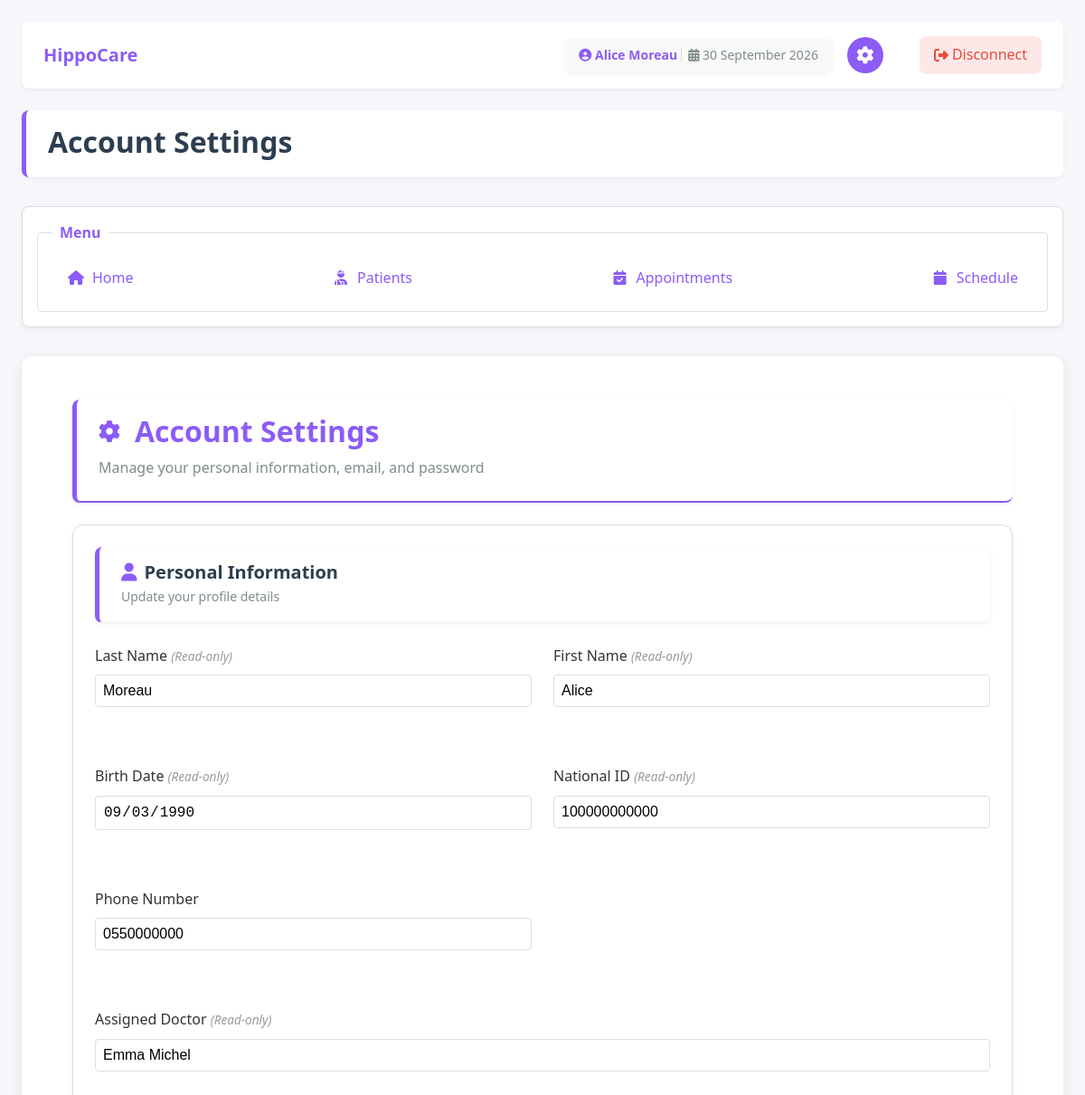
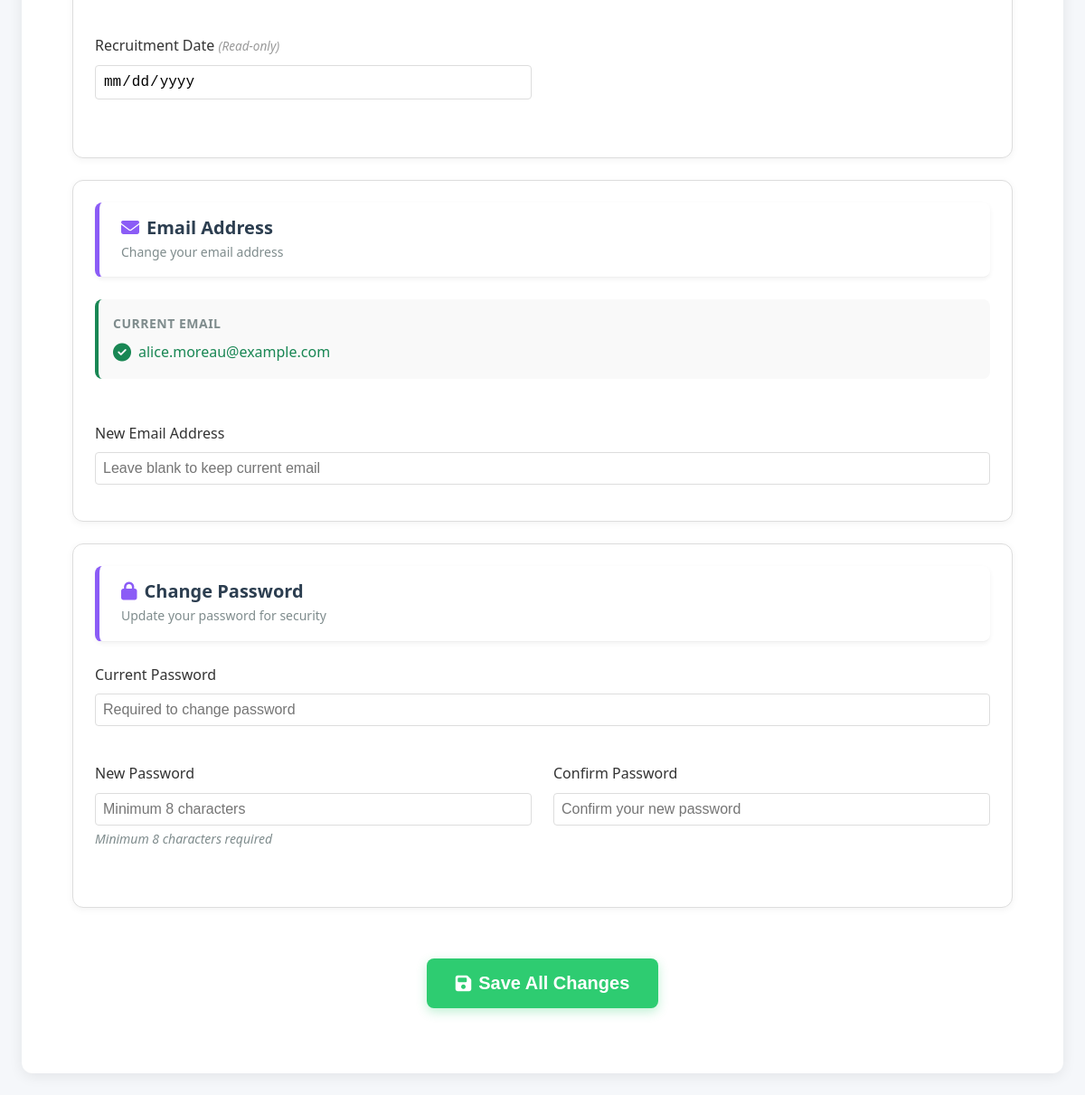
The app's page /cab-template/actors/assistant/assistant_settings.php (signed in) with its own data (2 pictures, top to bottom).
### tables this page shows
CREATE TABLE `assistant` (
  `id_assistant` int(11) NOT NULL,
  `last_name` varchar(100) NOT NULL,
  `first_name` varchar(100) NOT NULL,
  `email` varchar(50) NOT NULL,
  `phone` varchar(20) NOT NULL,
  `password` varchar(255) NOT NULL,
  `birth_date` date DEFAULT NULL,
  `national_id` varchar(20) DEFAULT NULL,
  `recruitment_date` date DEFAULT NULL COMMENT 'Date hired by the clinic',
  `id_doctor` int(11) DEFAULT NULL
);

CREATE TABLE `doctor` (
  `id_doctor` int(11) NOT NULL,
  `last_name` varchar(100) NOT NULL,
  `first_name` varchar(100) NOT NULL,
  `email` varchar(50) NOT NULL,
  `phone` varchar(20) NOT NULL,
  `password` varchar(255) NOT NULL,
  `birth_date` date DEFAULT NULL,
  `national_id` varchar(20) DEFAULT NULL,
  `speciality` varchar(100) DEFAULT NULL,
  `consultation_fee` decimal(10,2) DEFAULT NULL COMMENT 'Consultation price in DZD',
  `recruitment_date` date DEFAULT NULL COMMENT 'Date hired by the clinic',
  `practice_start_year` int(4) DEFAULT NULL COMMENT 'Year started practicing as doctor',
  `role` enum('doctor','chief_doctor') DEFAULT 'doctor'
);

### cab-template/actors/assistant/assistant_settings.php (the view, shortened to what this page needs)
<?php
require_once("../../DB/secure_page.php");
$id_assistant = $_SESSION["id_assistant"];
$stmt = $conn->prepare("SELECT id_assistant, last_name, first_name, email, phone, birth_date, national_id, id_doctor FROM assistant WHERE id_assistant = ?");
$stmt->bind_param("i", $id_assistant);
$stmt->execute();
$result = $stmt->get_result();
$assistant = $result->fetch_assoc();
$assistant_name = $assistant['first_name'] . ' ' . $assistant['last_name'];
$doctor_name = 'Not Assigned';
if ($assistant['id_doctor']) {
    $stmt = $conn->prepare("SELECT first_name, last_name FROM doctor WHERE id_doctor = ?");
    $stmt->bind_param("i", $assistant['id_doctor']);
    $stmt->execute();
    $doctor_result = $stmt->get_result();
    if ($doctor_result->num_rows > 0) {
        $doctor_data = $doctor_result->fetch_assoc();
        $doctor_name = $doctor_data['first_name'] . ' ' . $doctor_data['last_name'];
    }
}
?>
<!DOCTYPE html>
<html lang="en">
<head>
    <link rel="stylesheet" href="css/assistant_style.css">
    <link rel="stylesheet" href="css/assistant_forms.css">
    <link rel="stylesheet" href="https://cdnjs.cloudflare.com/ajax/libs/font-awesome/6.4.0/css/all.min.css">
    <link rel="stylesheet" href="js/validation-errors.css">
</head>
<body>
    <div class="header-banner">
        <div class="logo-container">
            <a href="assistant_home.php" class="logo-link">
                <h1 class="logo-text">HippoCare</h1>
            </a>
        </div>
        <div class="header-actions">
            <span class="user-name">
                <span class="name-part">
                    <i class="fas fa-user-circle"></i>
                    <?php echo htmlspecialchars($assistant_name); ?>
                </span>
                <span class="date-part">
                    <i class="fas fa-calendar-alt"></i>
                    <?php echo date("d F Y"); ?>
                </span>
            </span>
            <a href="assistant_settings.php" title="Settings" class="settings-btn">
                <i class="fas fa-cog"></i>
            </a>
            <a href="../../DB/logout.php" class="disconnect-btn">
                <i class="fas fa-sign-out-alt"></i>
                <span>Disconnect</span>
            </a>
        </div>
    </div>
    <header>
        <h1>Account Settings</h1>
    </header>
    <nav>
        <fieldset>
            <legend>Menu</legend>
            <div class="menu-links">
                <a href="assistant_home.php"><i class="fas fa-home"></i> Home</a>
                <a href="assistant_patients.php"><i class="fas fa-user-injured"></i> Patients</a>
                <a href="assistant_app.php"><i class="fas fa-calendar-check"></i> Appointments</a>
                <a href="assistant_schedule.php"><i class="fas fa-calendar"></i> Schedule</a>
            </div>
        </fieldset>
    </nav>
    <main>
        <form method="post" action="">
            <section class="settings-container">
                <header class="settings-header">
                    <h1><i class="fas fa-cog"></i> Account Settings</h1>
                    <p class="settings-subtitle">Manage your personal information, email, and password</p>
                </header>
                <article class="settings-block">
                    <header class="settings-block-header">
                        <h2><i class="fas fa-user"></i> Personal Information</h2>
                        <p>Update your profile details</p>
                    </header>
                    <div class="settings-form">
                        <div class="form-row">
                            <div class="form-group">
                                <label for="last_name">Last Name <span class="readonly-notice">(Read-only)</span></label>
                                <input type="text" id="last_name" name="last_name" value="<?php echo htmlspecialchars($assistant['last_name']); ?>" readonly>
                            </div>
                            <div class="form-group">
                                <label for="first_name">First Name <span class="readonly-notice">(Read-only)</span></label>
                                <input type="text" id="first_name" name="first_name" value="<?php echo htmlspecialchars($assistant['first_name']); ?>" readonly>
                            </div>
                        </div>
                        <div class="form-row">
                            <div class="form-group">
                                <label for="birth_date">Birth Date <span class="readonly-notice">(Read-only)</span></label>
                                <input type="date" id="birth_date" name="birth_date" value="<?php echo htmlspecialchars($assistant['birth_date'] ?? ''); ?>" readonly>
                            </div>
                            <div class="form-group">
                                <label for="national_id">National ID <span class="readonly-notice">(Read-only)</span></label>
                                <input type="text" id="national_id" name="national_id" value="<?php echo htmlspecialchars($assistant['national_id'] ?? ''); ?>" readonly>
                            </div>
                        </div>
                        <div class="form-row">
                            <div class="form-group">
                                <label for="phone">Phone Number</label>
                                <input type="tel" id="phone" name="phone" value="<?php echo htmlspecialchars($assistant['phone'] ?? ''); ?>">
                            </div>
                        </div>
                        <div class="form-row">
                            <div class="form-group full-width">
                                <label for="assigned_doctor">Assigned Doctor <span class="readonly-notice">(Read-only)</span></label>
                                <input type="text" id="assigned_doctor" name="assigned_doctor" readonly value="<?php echo htmlspecialchars($doctor_name); ?>" readonly>
                            </div>
                        </div>
                        <div class="form-row">
                            <div class="form-group">
                                <label for="recruitment_date">Recruitment Date <span class="readonly-notice">(Read-only)</span></label>
                                <input type="date" id="recruitment_date" name="recruitment_date" value="<?php echo htmlspecialchars($assistant['recruitment_date'] ?? ''); ?>" readonly>
                            </div>
                        </div>
                    </div>
                </article>
                <article class="settings-block">
                    <header class="settings-block-header">
                        <h2><i class="fas fa-envelope"></i> Email Address</h2>
                        <p>Change your email address</p>
                    </header>
                    <div class="settings-form">
                        <div class="current-email">
                            <label>Current Email</label>
                            <div class="email-display">
                                <i class="fas fa-check-circle"></i>
                                <span><?php echo htmlspecialchars($assistant['email']); ?></span>
                            </div>
                        </div>
                        <div class="form-group">
                            <label for="new_email">New Email Address</label>
                            <input type="email" id="new_email" name="new_email" placeholder="Leave blank to keep current email">
                        </div>
                    </div>
                </article>
                <article class="settings-block">
                    <header class="settings-block-header">
                        <h2><i class="fas fa-lock"></i> Change Password</h2>
                        <p>Update your password for security</p>
                    </header>
                    <div class="settings-form">
                        <div class="form-group">
                            <label for="current_password">Current Password</label>
                            <input type="password" id="current_password" name="current_password" placeholder="Required to change password">
                        </div>
                        <div class="form-row">
                            <div class="form-group">
                                <label for="new_password">New Password</label>
                                <input type="password" id="new_password" name="new_password" minlength="8" placeholder="Minimum 8 characters">
                                <small class="form-help">Minimum 8 characters required</small>
                            </div>
                            <div class="form-group">
                                <label for="confirm_password">Confirm Password</label>
                                <input type="password" id="confirm_password" name="confirm_password" minlength="8" placeholder="Confirm your new password">
                            </div>
                        </div>
                    </div>
                </article>
                <div class="settings-save-button">
                    <button type="submit" name="save_settings" class="btn-save">
                        <i class="fas fa-save"></i>
                        <span>Save All Changes</span>
                    </button>
                </div>
            </section>
        </form>
    </main>
</body>
</html>

### cab-template/actors/assistant/css/assistant_forms.css (style rules this page uses)
.form-group { position: relative; margin-bottom: 1rem; }
.form-group label { display: block; margin-bottom: 0.5rem; font-weight: 500; color: #333; }
.form-group input, .form-group textarea, .form-group select { width: 100%; padding: 0.5rem; border: 1px solid #ddd; border-radius: 4px; font-size: 1rem; transition: border-color 0.3s ease, box-shadow 0.3s ease; }
.form-row { display: grid; grid-template-columns: 1fr 1fr; gap: 1.5rem; margin-bottom: 1.5rem; }
.readonly-notice { font-size: 0.85rem; color: #999; font-weight: normal; font-style: italic; }

### cab-template/actors/assistant/js/validation-errors.css (style rules this page uses)
.form-group { position: relative; margin-bottom: 1rem; }
.form-group input, .form-group textarea, .form-group select { width: 100%; padding: 0.5rem; border: 1px solid #ddd; border-radius: 4px; font-size: 1rem; transition: border-color 0.3s ease, box-shadow 0.3s ease; }
.form-group label { display: block; margin-bottom: 0.5rem; font-weight: 500; color: #333; }

### records on screen
assistant: assistant_name "Alice Moreau", last_name "Moreau", first_name "Alice", birth_date "09/03/1990", national_id "100000000000", phone "0550000000", email "alice.moreau@example.com"
doctor: assigned_doctor "Emma Michel"
